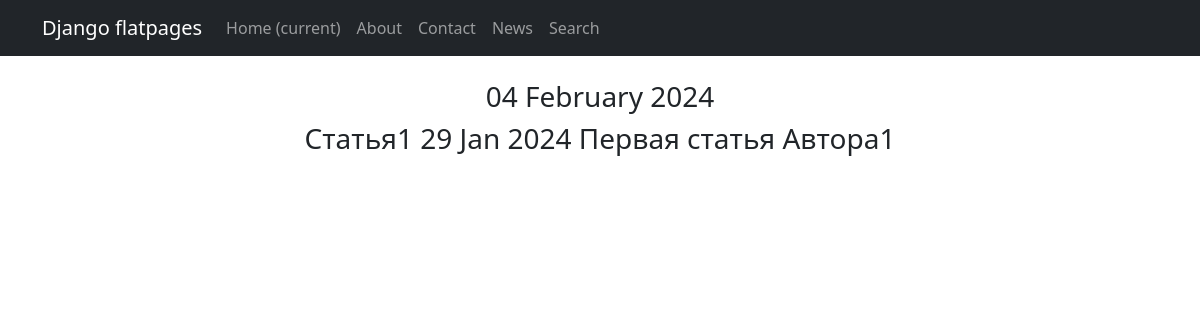
Screenshot of /news/1 with the database file from the repository.
### news/models.py (models this page shows, shortened)
class Post(models.Model):
    author = models.ForeignKey(Author, on_delete=models.CASCADE)
    categoryType = models.CharField(max_length=2, choices=CATEGORY_CHOICES, default=ARTICLE) #Выбор статьи или новости
    dateCreation = models.DateTimeField(auto_now_add=True) #Дата и время создания
    postCategory = models.ManyToManyField(Category, through='PostCategory') #Доп связь с категориями
    title = models.CharField(max_length=128) #Заголовок
    text = models.TextField() #текст
    rating = models.SmallIntegerField(default=0) #Рейтинг

### news/views.py (the view)
# urls.py: path('<int:pk>', NewDetail.as_view(), name='post_detail')
class NewDetail(DetailView):
    model = Post
    template_name = 'flatpages/new.html'
    context_object_name = 'new'

### news/templatetags/castom_filters.py (called while the page is built)
@register.filter()
def censor(value):
    bad_words = ('редиска', 'редиски', 'редисками', 'бяка', 'бяки', 'бука', 'буки', 'буки!', 'буками')
    if not isinstance(value, str):
        raise TypeError(f"unresolved type '{type(value)}' expected  type 'str'")
    specialsimbols=('!', ',', '.', ':', ';')
    for word in value.split():
        if word[len(word)-1] in specialsimbols:
            word = word[:len(word)-1]
        if word.lower() in bad_words:
            value = value.replace(word, f"{word[0]}{'*' * (len(word) - 1)}")
    return value

### news/templatetags/castom_tags.py (called while the page is built)
@register.simple_tag()
def current_time(format_string='%b %d %Y'):
   return datetime.utcnow().strftime(format_string)

### templates/flatpages/new.html (shortened to what this page needs)
{% extends 'flatpages/default.html' %}
{% load castom_filters %}
{% load castom_tags %}
{% block content %}
    <br>
    <h3>{% current_time '%d %B %Y' %}</h3>
    <tr>
        <h3><td>{{ new.title|censor }}</td>
        <td>{{ new.dateCreation|date:'d M Y' }}</td>
        <td>{{ new.text|censor }}</td>
    </tr></h3><br>
{% endblock content %}

### rows the page displays
Post: title|censor "Статья1", dateCreation "29 Jan 2024", text|censor "Первая статья Автора1"
